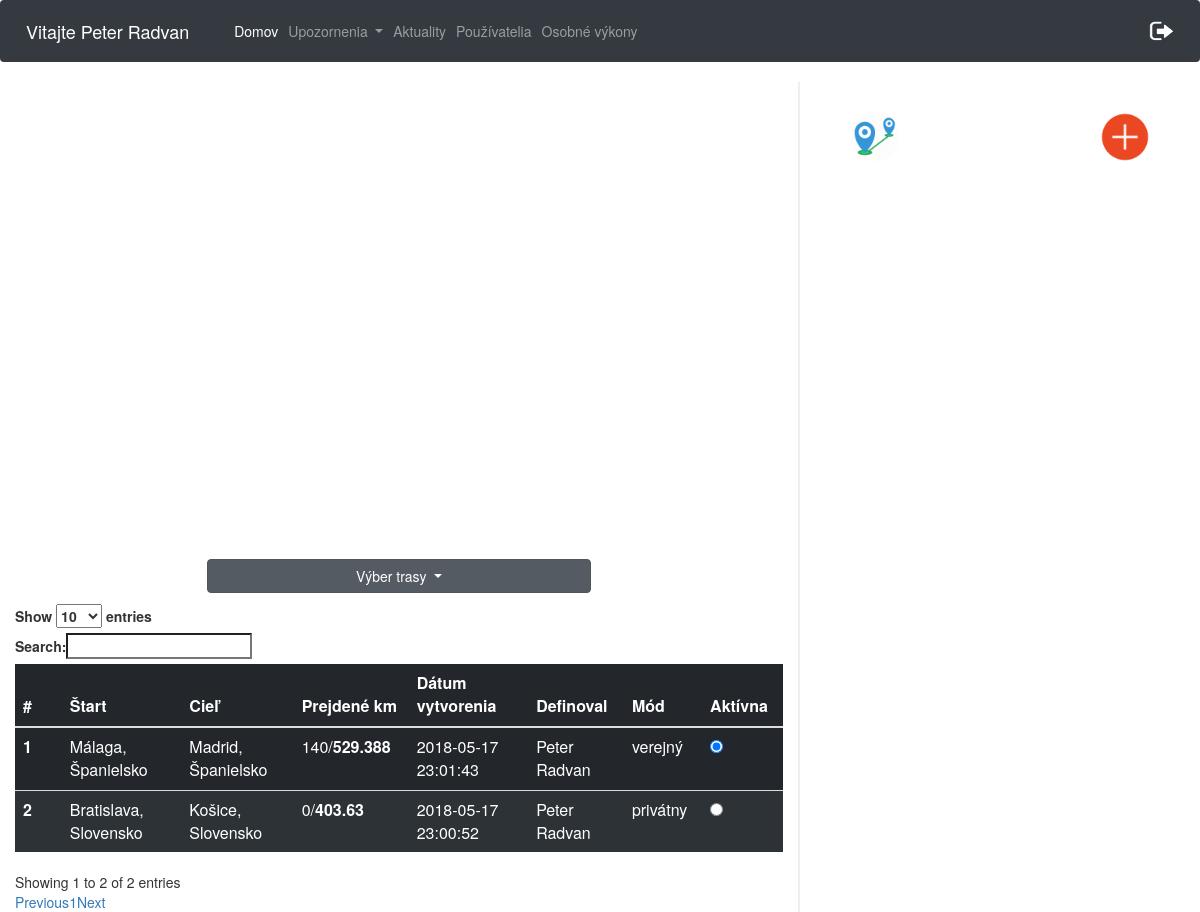
The page /cesty.php (signed in) on the database as committed earlier.
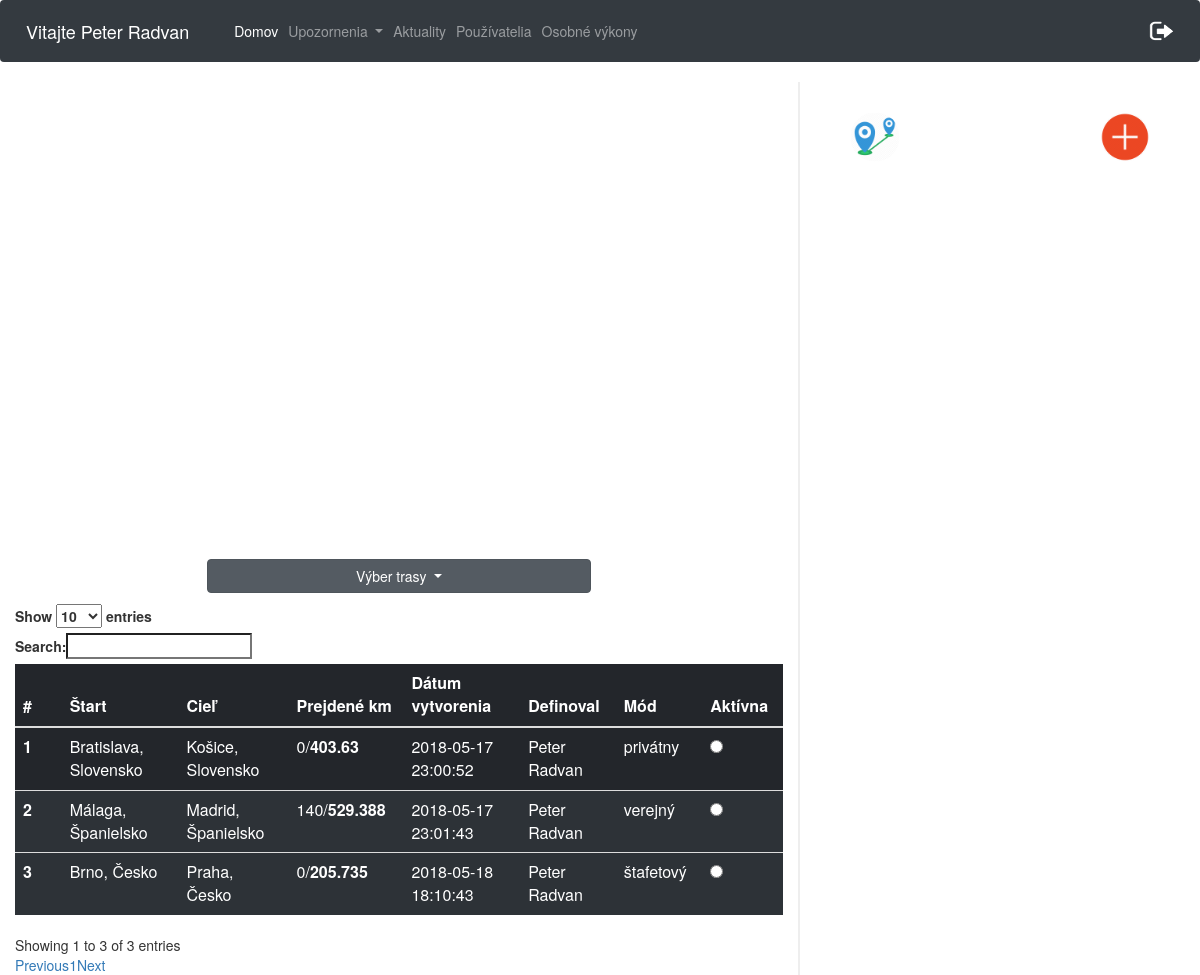
The same page on the database as committed later.
### tables this page shows
CREATE TABLE `pouzivatelia` (
  `id` int(11) NOT NULL,
  `meno` varchar(20) NOT NULL,
  `priezvisko` varchar(20) NOT NULL,
  `email` varchar(40) NOT NULL,
  `heslo` varchar(60) NOT NULL,
  `stredna_skola` varchar(40) NOT NULL,
  `stredna_skola_adresa` varchar(60) NOT NULL,
  `ulica` varchar(40) NOT NULL,
  `psc` varchar(10) NOT NULL,
  `obec` varchar(40) NOT NULL,
  `rola` varchar(10) NOT NULL DEFAULT 'user',
  `odoberatel` tinyint(1) NOT NULL DEFAULT '0',
  `prve_prihlasenie` int(11) NOT NULL DEFAULT '0',
  `id_timu` int(11) DEFAULT NULL
);

CREATE TABLE `trasa_pouzivatel` (
  `id` int(11) NOT NULL,
  `id_pouzivatel` int(11) NOT NULL,
  `id_trasa` int(11) NOT NULL,
  `prejdene_km` int(11) NOT NULL,
  `aktivna_trasa` int(11) NOT NULL
);

CREATE TABLE `trasa` (
  `id` int(10) UNSIGNED NOT NULL,
  `start_nazov` varchar(50) NOT NULL,
  `start_lat` varchar(20) NOT NULL,
  `start_long` varchar(20) NOT NULL,
  `ciel_nazov` varchar(50) NOT NULL,
  `ciel_lat` varchar(20) NOT NULL,
  `ciel_long` varchar(20) NOT NULL,
  `celkove_km` double NOT NULL,
  `datum_vytvorenia` datetime NOT NULL,
  `mod_trasy` varchar(20) NOT NULL,
  `id_user` int(11) NOT NULL,
  `vytvoril` varchar(100) NOT NULL
);

### cesty.php (the view, shortened to what the changed rows need)
<html>
<head>
    <link rel="stylesheet" href="https://maxcdn.bootstrapcdn.com/bootstrap/4.0.0/css/bootstrap.min.css">
    <link rel="stylesheet" type="text/css" href="https://maxcdn.bootstrapcdn.com/bootstrap/3.3.7/css/bootstrap.min.css">
    <link rel="stylesheet" type="text/css" href="https://cdn.datatables.net/1.10.16/css/dataTables.bootstrap.min.css">
    <link rel="stylesheet" href="./css/cesty.css">
</head>
<body>
<nav class="navbar navbar-expand-lg  navbar-dark bg-dark">
        <span class="navbar-brand" >
            <?php
            $conn = new mysqli($servername, $username, $password, $dbname);
            $conn->set_charset("UTF8");
            $email= $_SESSION['email'];
            $query="SELECT meno, priezvisko from pouzivatelia WHERE email='$email'";
            $result = mysqli_query($conn,$query);
            while ($data = mysqli_fetch_array($result)){
                echo "Vitajte ".$data['meno']." ".$data['priezvisko'];
            }
            ?>
        </span>
    <div class="collapse navbar-collapse" id="navbarSupportedContent">
        <ul class="navbar-nav mr-auto">
        </ul>
        <ul class="nav navbar-nav navbar-right">
        </ul>
    </div>
</nav>
<div class="row">
    <div class="col-8 leftCol">
        <div id="myMap" style="height: 400px; width: 70%"></div>
        <div class="dropdown show " id="trasyId">
            <a class="btn btn-secondary dropdown-toggle" href="#" role="button" id="dropdownMenuLink" data-toggle="dropdown" aria-haspopup="true" aria-expanded="false">
            </a>
            <?php
            $conn = new mysqli($servername, $username, $password, $dbname);
            $conn->set_charset("UTF8");
            $idU = $_SESSION['id'];
            $sql = "SELECT trasa.id as tid, pouzivatelia.id, trasa.start_nazov, trasa.ciel_nazov, trasa_pouzivatel.prejdene_km, trasa.celkove_km, trasa.datum_vytvorenia, trasa_pouzivatel.aktivna_trasa, trasa.mod_trasy, trasa.vytvoril
                    FROM trasa_pouzivatel
                    INNER JOIN trasa ON trasa.id = trasa_pouzivatel.id_trasa
                    INNER JOIN pouzivatelia on pouzivatelia.id = trasa_pouzivatel.id_pouzivatel
                    WHERE trasa_pouzivatel.id_pouzivatel = $idU ORDER BY aktivna_trasa DESC";
            ?>
        </div>
        <table class="table table-dark" id="privatneTrasy">
            <thead>
            <tr>
                <th scope="col">#</th>
                <th scope="col">Štart</th>
                <th scope="col">Cieľ</th>
                <th scope="col">Prejdené km</th>
                <th scope="col">Dátum vytvorenia</th>
                <th scope="col">Definoval</th>
                <th scope="col">Mód</th>
                <th scope="col">Aktívna</th>
            </tr>
            </thead>
            <tbody>
            <?php
            $i = 1;
            if ($result = $conn->query($sql)) {
                while ($row = $result->fetch_object()) {
                    echo "<tr>";
                    echo "<th scope='row'>$i <span class='spanId' >$row->id</span><span class='spanTid' >$row->tid</span></th>";
                    echo "<td>$row->start_nazov</td>";
                    echo "<td>$row->ciel_nazov</td>";
                    echo "<td>$row->prejdene_km/<b>$row->celkove_km</b></td>";
                    echo "<td>$row->datum_vytvorenia</td>";
                    echo "<td>$row->vytvoril</td>";
                    echo "<td>$row->mod_trasy</td>";
                    if($row->aktivna_trasa > 0){
                        echo "<td><input onclick='check($i)' class='radio' type='radio' checked> </td>";
                    }
                    else{
                        echo "<td><input onclick='check($i)' class='radio' type='radio' ></td>";
                    }
                    echo "</tr>";
                    $i++;
                }
            }
            ?>
            </tbody>
        </table>
    </div>
    <div class="col-4 rightCol">
        <img src="img/add.png" id="privateBtn" class="addBtn" alt="add">
        <img src="img/distance.png" id="distanceBtn" class="addBtn" alt="add">
        </div>
    </div>
</body>
</html>

Rows that differ between the two databases and show on the page:
shown differently, row unchanged: trasa_pouzivatel "Bratislava, Slovensko": moves up the list
changed trasa_pouzivatel "Málaga, Španielsko": aktivna_trasa 1 → 0 (drawn)
added trasa_pouzivatel: id_trasa.start_nazov "Brno, Česko", id_trasa.ciel_nazov "Praha, Česko", prejdene_km "0", id_trasa.celkove_km "205.735", id_trasa.datum_vytvorenia "2018-05-18 18:10:43", id_trasa.vytvoril "Peter Radvan", id_trasa.mod_trasy "štafetový"
Other text that changed with them:
text written by a page script: "Show entries Search: Showing 1 to 2 of 2 entries Previous 1 Next" → "Show entries Search: Showing 1 to 3 of 3 entries Previous 1 Next"
